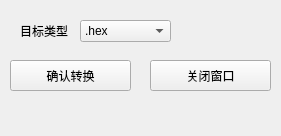
<?xml version="1.0" encoding="UTF-8"?>
<ui version="4.0">
 <class>Exchange</class>
 <widget class="QMainWindow" name="Exchange">
  <property name="geometry">
   <rect>
    <x>0</x>
    <y>0</y>
    <width>281</width>
    <height>136</height>
   </rect>
  </property>
  <property name="windowTitle">
   <string>MainWindow</string>
  </property>
  <widget class="QWidget" name="centralwidget">
   <widget class="QPushButton" name="closeButton">
    <property name="geometry">
     <rect>
      <x>150</x>
      <y>60</y>
      <width>121</width>
      <height>31</height>
     </rect>
    </property>
    <property name="text">
     <string>关闭窗口</string>
    </property>
   </widget>
   <widget class="QPushButton" name="exchangeButton">
    <property name="geometry">
     <rect>
      <x>10</x>
      <y>60</y>
      <width>121</width>
      <height>31</height>
     </rect>
    </property>
    <property name="text">
     <string>确认转换</string>
    </property>
   </widget>
   <widget class="QComboBox" name="comboBox">
    <property name="geometry">
     <rect>
      <x>80</x>
      <y>20</y>
      <width>91</width>
      <height>22</height>
     </rect>
    </property>
    <item>
     <property name="text">
      <string>.hex</string>
     </property>
    </item>
    <item>
     <property name="text">
      <string>.bin</string>
     </property>
    </item>
   </widget>
   <widget class="QLabel" name="label">
    <property name="geometry">
     <rect>
      <x>20</x>
      <y>20</y>
      <width>54</width>
      <height>21</height>
     </rect>
    </property>
    <property name="text">
     <string>目标类型</string>
    </property>
   </widget>
  </widget>
  <widget class="QMenuBar" name="menubar">
   <property name="geometry">
    <rect>
     <x>0</x>
     <y>0</y>
     <width>281</width>
     <height>22</height>
    </rect>
   </property>
  </widget>
 </widget>
 <resources/>
 <connections/>
</ui>
